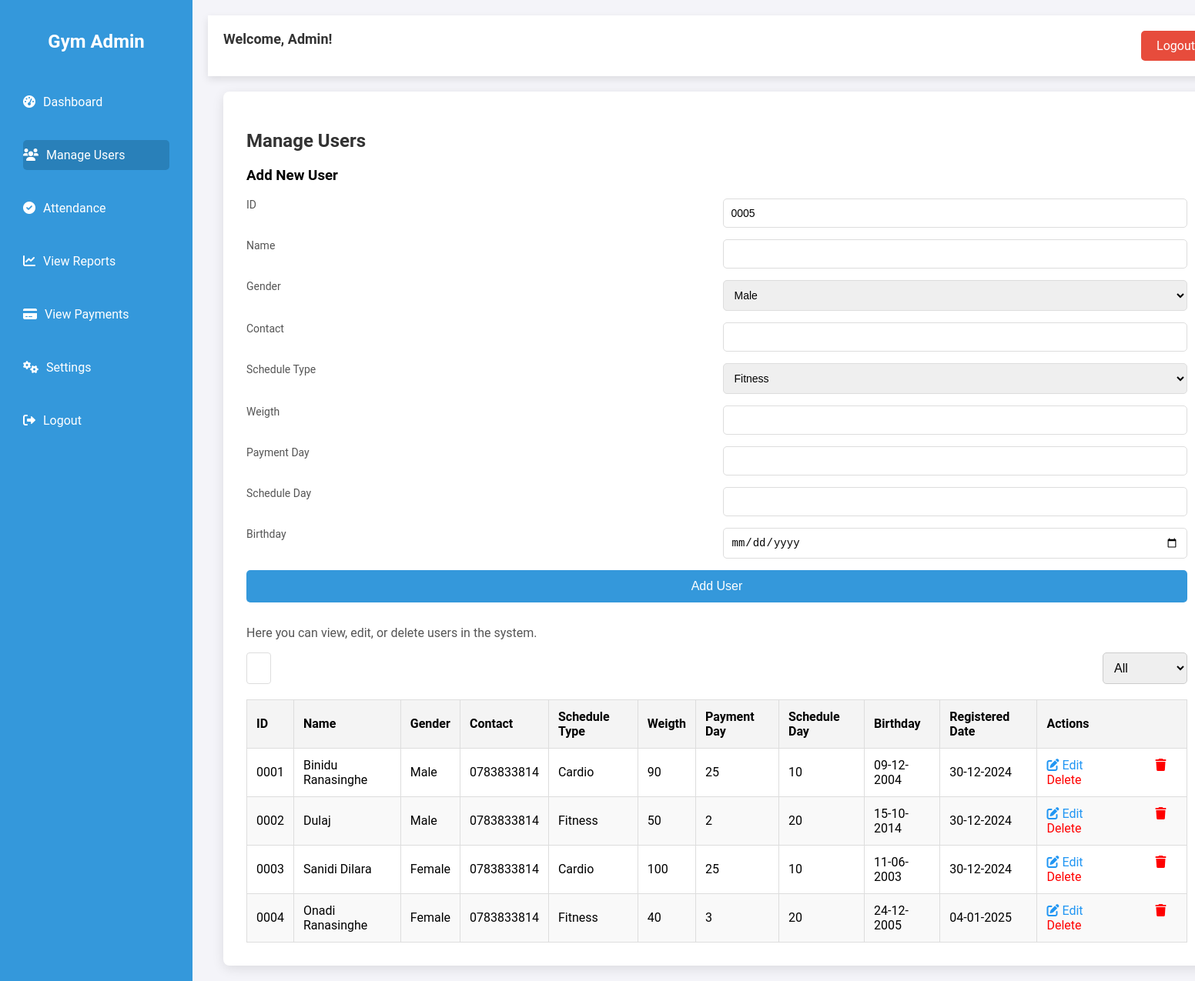
/users.php (signed in), run on the app's committed database.
### tables this page shows
CREATE TABLE `users` (
  `id` varchar(4) NOT NULL,
  `name` varchar(255) NOT NULL,
  `gender` varchar(250) NOT NULL,
  `contact` varchar(250) NOT NULL,
  `schedule_type` varchar(250) NOT NULL,
  `weigth` int(250) NOT NULL,
  `payment_day` varchar(250) NOT NULL,
  `schedule_day` varchar(250) NOT NULL,
  `birthday` date NOT NULL,
  `registered_date` timestamp NOT NULL DEFAULT CURRENT_TIMESTAMP
);

### users.php (the view, shortened to what this page needs)
<?php
include('config.php');
$sql = "SELECT id FROM users ORDER BY id DESC LIMIT 1";
$result = $conn->query($sql);
$next_id = 1;
if ($result->num_rows > 0) {
    $row = $result->fetch_assoc();
    $next_id = $row['id'] + 1;
}
$formatted_id = str_pad($next_id, 4, '0', STR_PAD_LEFT);
$sql = "SELECT id, name, gender, contact, schedule_type, weigth, payment_day, schedule_day,
               DATE_FORMAT(registered_date, '%d-%m-%Y') as registered_date,
               DATE_FORMAT(birthday, '%d-%m-%Y') as birthday
        FROM users";
$result = $conn->query($sql);
$users = [];
if ($result->num_rows > 0) {
    while ($row = $result->fetch_assoc()) {
        $users[] = $row;
    }
}
?>
<!DOCTYPE html>
<html lang="en">
<head>
    <link rel="stylesheet" href="css/dashboard.css">
    <link rel="stylesheet" href="https://cdnjs.cloudflare.com/ajax/libs/font-awesome/6.0.0-beta3/css/all.min.css">
</head>
<body>
    <div class="sidebar">
        <div class="sidebar-header">
            <h2>Gym Admin</h2>
        </div>
        <ul class="sidebar-menu">
            <li><a href="dashboard.php"><i class="fas fa-tachometer-alt"></i> Dashboard</a></li>
            <li><a href="manage_users.php" class="active"><i class="fas fa-users"></i> Manage Users</a></li>
            <li><a href="attendance.php"><i class="fas fa-check-circle"></i> Attendance</a></li>
            <li><a href="report.php"><i class="fas fa-chart-line"></i> View Reports</a></li>
            <li><a href="payment.php"><i class="fas fa-credit-card"></i> View Payments</a></li>
            <li><a href="settings.php"><i class="fas fa-cogs"></i> Settings</a></li>
            <li><a href="logout.php"><i class="fas fa-sign-out-alt"></i> Logout</a></li>
        </ul>
    </div>
    <div class="main-content">
        <header>
            <div class="header">
                <span>Welcome, <?php echo $_SESSION['username']; ?>!</span>
                <a href="logout.php" class="logout-btn">Logout</a>
            </div>
        </header>
        <div class="container">
            <div class="admin-panel">
                <h2>Manage Users</h2>
                <h3>Add New User</h3>
                <form action="add_user.php" method="post">
                    <label for="id">ID</label>
                    <input type="text" id="id" name="id" value="<?php echo $formatted_id; ?>" readonly>
                    <label for="name">Name</label>
                    <input type="text" id="name" name="name" required>
                    <label for="gender">Gender</label>
                    <select id="gender" name="gender" required>
                        <option value="Male">Male</option>
                    </select>
                    <label for="contact">Contact</label>
                    <input type="tel" id="contact" name="contact" required pattern="[0-9]{10}" title="Please enter a valid 10-digit telephone number.">
                    <label for="schedule_type">Schedule Type</label>
                    <select id="schedule_type" name="schedule_type" required>
                        <option value="Fitness">Fitness</option>
                    </select>
                    <label for="weigth">Weigth</label>
                    <input type="number" id="weigth" name="weigth" required>
                    <label for="payment_day">Payment Day</label>
                    <input type="text" id="payment_day" name="payment_day" required>
                    <label for="schedule_day">Schedule Day</label>
                    <input type="text" id="schedule_day" name="schedule_day" required>
                    <label for="birthday">Birthday</label>
                    <input type="date" id="birthday" name="birthday" required>
                    <button type="submit">Add User</button>
                </form>
                <p>Here you can view, edit, or delete users in the system.</p>
                <div class="search-container">
                    <input type="text" id="searchUser" placeholder="Search" onkeyup="searchUsers()" />
                    <select id="ageFilter" onchange="filterUsersByAge()">
                        <option value="">All</option>
                    </select>
                </div>
                <table id="userTable">
                    <thead>
                        <tr>
                            <th>ID</th>
                            <th>Name</th>
                            <th>Gender</th>
                            <th>Contact</th>
                            <th>Schedule Type</th>
                            <th>Weigth</th>
                            <th>Payment Day</th>
                            <th>Schedule Day</th>
                            <th>Birthday</th>
                            <th>Registered Date</th>
                            <th>Actions</th>
                        </tr>
                    </thead>
                    <tbody>
                        <?php foreach ($users as $user): ?>
                            <tr>
                                <td><?php echo $user['id']; ?></td>
                                <td><?php echo $user['name']; ?></td>
                                <td><?php echo $user['gender']; ?></td>
                                <td><?php echo $user['contact']; ?></td>
                                <td><?php echo $user['schedule_type']; ?></td>
                                <td><?php echo $user['weigth']; ?></td>
                                <td><?php echo $user['payment_day']; ?></td>
                                <td><?php echo $user['schedule_day']; ?></td>
                                <td><?php echo $user['birthday']; ?></td>
                                <td><?php echo $user['registered_date']; ?></td>
                                <td>
                                    <a href="edit_user.php?id=<?php echo $user['id']; ?>"><i class="fas fa-edit"></i> Edit</a>
                                    <a href="delete_user.php?id=<?php echo $user['id']; ?>" style="color: red; margin-left: 80px;" onclick="return confirm('Are you sure you want to delete this user? This action cannot be undone.');"><i class="fas fa-trash"></i> Delete</a>
                                </td>
                            </tr>
                        <?php endforeach; ?>
                    </tbody>
                </table>
            </div>
        </div>
    </div>
</body>
</html>

### css/dashboard.css (style rules this page uses)
body { font-family: 'Roboto', sans-serif; margin: 0; padding: 0; background-color: #f4f4f9; display: flex; height: 100vh; }
.sidebar { background-color: #3498db; width: 250px; height: 100%; position: fixed; top: 0; left: 0; color: white; padding: 20px 0; display: flex; flex-direction: column; }
.sidebar-header h2 { text-align: center; margin-bottom: 30px; color: #fff; }
.sidebar-menu { list-style-type: none; padding: 0; margin: 0; }
.sidebar-menu li { padding: 15px 30px; }
.sidebar-menu li a { text-decoration: none; color: #fff; font-size: 16px; display: flex; align-items: center; padding: 10px 0; transition: background-color 0.3s ease; }
.sidebar-menu li a i { margin-right: 10px; }
.sidebar-menu li a:hover, .sidebar-menu li a.active { background-color: #2980b9; border-radius: 5px; }
.main-content { margin-left: 250px; width: 100%; padding: 20px; background-color: #f4f4f9; }
.header { background-color: #fff; display: flex; justify-content: space-between; padding: 20px; box-shadow: 0 4px 10px rgba(0, 0, 0, 0.1); }
.header span { font-size: 18px; font-weight: bold; color: #333; }
.logout-btn { background-color: #e74c3c; color: white; padding: 10px 20px; text-decoration: none; border-radius: 5px; font-size: 16px; transition: background-color 0.3s ease; }
.container { padding: 20px; }
.admin-panel { background-color: #fff; border-radius: 8px; padding: 30px; box-shadow: 0 4px 15px rgba(0, 0, 0, 0.1); }
.admin-panel h2 { color: #333; margin-bottom: 20px; }
.admin-panel p { font-size: 16px; color: #555; }
form { display: grid; grid-template-columns: 1fr 1fr; gap: 15px; margin-bottom: 30px; }
form label { font-size: 14px; color: #555; }
form input, form select { padding: 10px; border: 1px solid #ddd; border-radius: 5px; font-size: 14px; }
form button { grid-column: span 2; padding: 12px; background-color: #3498db; color: white; border: none; border-radius: 5px; font-size: 16px; cursor: pointer; }
table { width: 100%; margin-top: 20px; border-collapse: collapse; }
table thead { background-color: #f4f4f4; }
table th, table td { padding: 12px; text-align: left; border: 1px solid #ddd; }
table th { background-color: #f4f4f4; font-weight: bold; }
table tr:nth-child(even) { background-color: #f9f9f9; }
table td a { color: #2196F3; text-decoration: none; margin-right: 10px; }

### users.php (style rules this page uses)
.search-container { margin-bottom: 20px; display: flex; justify-content: flex-start; }
.search-container input[type="text"] { width: 100%; max-width: 400px; padding: 10px 15px; font-size: 16px; border: 1px solid #ddd; border-radius: 4px; margin-right: 1080px; }
#ageFilter { padding: 10px; border: 1px solid #ccc; border-radius: 5px; font-size: 16px; }

### data on the page
users: id "0005", id "0004", name "Onadi Ranasinghe", gender "Female", contact "0783833814", schedule_type "Fitness", weigth "40", payment_day "3", schedule_day "20", birthday "24-12-2005", registered_date "04-01-2025"
users: id "0001", name "Binidu Ranasinghe", gender "Male", contact "0783833814", schedule_type "Cardio", weigth "90", payment_day "25", schedule_day "10", birthday "09-12-2004", registered_date "30-12-2024"
users: id "0002", name "Dulaj", gender "Male", contact "0783833814", schedule_type "Fitness", weigth "50", payment_day "2", schedule_day "20", birthday "15-10-2014", registered_date "30-12-2024"
users: id "0003", name "Sanidi Dilara", gender "Female", contact "0783833814", schedule_type "Cardio", weigth "100", payment_day "25", schedule_day "10", birthday "11-06-2003", registered_date "30-12-2024"

### other printed values
$_SESSION['username'] "Admin"
